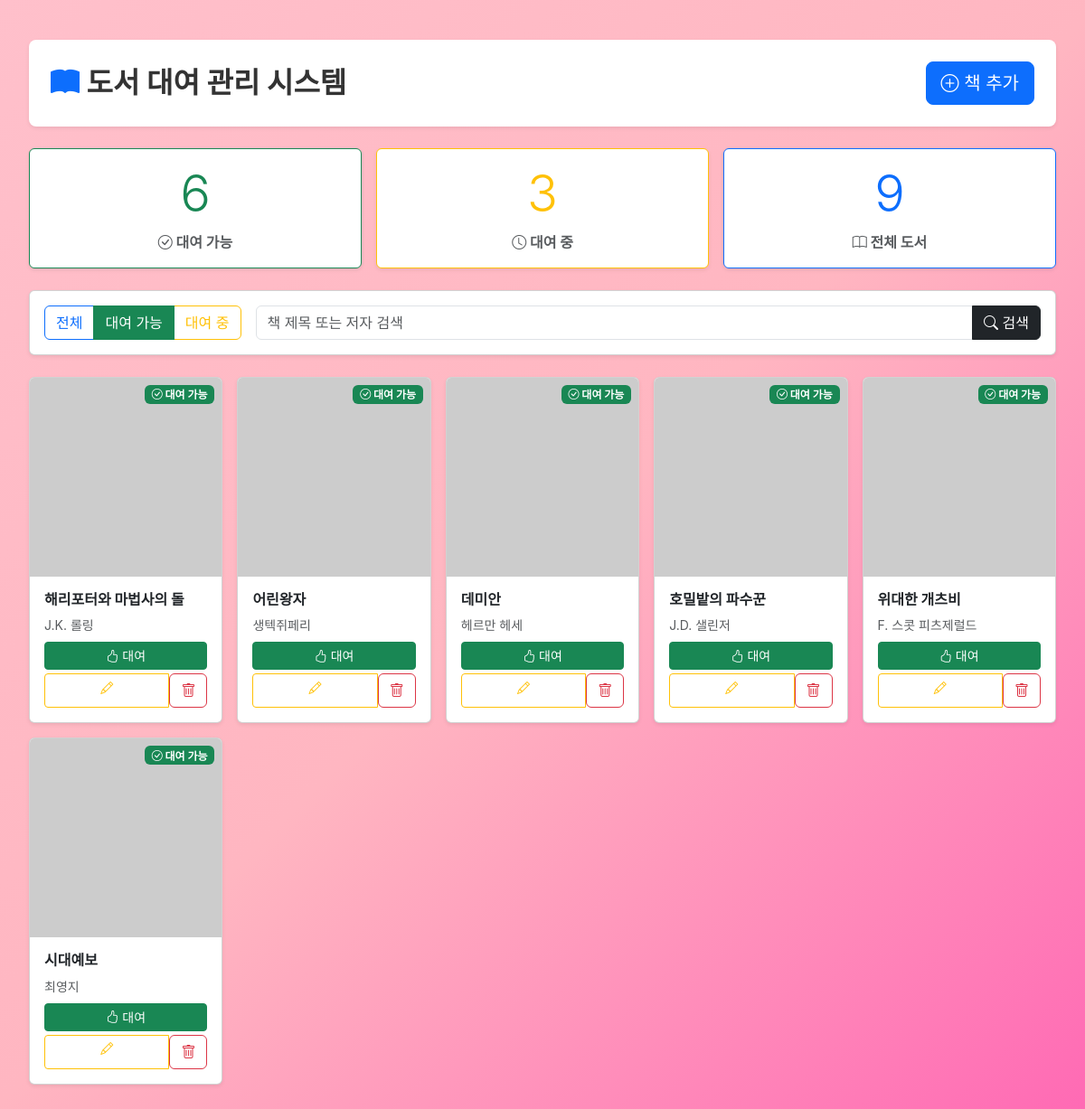
The app's page /?status=available with its own data.
### tables this page shows
CREATE TABLE books (
            id INTEGER PRIMARY KEY AUTOINCREMENT,
            title TEXT NOT NULL,
            author TEXT NOT NULL,
            image_url TEXT,
            borrower TEXT,
            borrow_date TEXT,
            return_date TEXT,
            status TEXT DEFAULT 'available'
        );

### library_app.py (the view)
@app.route('/')
def index():
    conn = sqlite3.connect('library.db')
    conn.row_factory = sqlite3.Row
    c = conn.cursor()
    status_filter = request.args.get('status', 'all')
    search = request.args.get('search', '')
    if status_filter == 'all':
        if search:
            c.execute('SELECT * FROM books WHERE title LIKE ? OR author LIKE ? ORDER BY id',
                     (f'%{search}%', f'%{search}%'))
        else:
            c.execute('SELECT * FROM books ORDER BY id')
    else:
        if search:
            c.execute('SELECT * FROM books WHERE status = ? AND (title LIKE ? OR author LIKE ?) ORDER BY id',
                     (status_filter, f'%{search}%', f'%{search}%'))
        else:
            c.execute('SELECT * FROM books WHERE status = ? ORDER BY id', (status_filter,))
    books = [dict(row) for row in c.fetchall()]
    c.execute('SELECT COUNT(*) FROM books WHERE status = "available"')
    available_count = c.fetchone()[0]
    c.execute('SELECT COUNT(*) FROM books WHERE status = "borrowed"')
    borrowed_count = c.fetchone()[0]
    conn.close()
    return render_template('library_index.html',
                         books=books,
                         status_filter=status_filter,
                         search=search,
                         available_count=available_count,
                         borrowed_count=borrowed_count)

### templates/library_index.html (shortened to what this page needs)
<!DOCTYPE html>
<html lang="ko">
<head>
    <link href="https://cdn.jsdelivr.net/npm/bootstrap@5.3.0/dist/css/bootstrap.min.css" rel="stylesheet">
    <link rel="stylesheet" href="https://cdn.jsdelivr.net/npm/bootstrap-icons@1.11.0/font/bootstrap-icons.css">
    <link rel="stylesheet" href="{{ url_for('static', filename='library.css') }}">
</head>
<body>
    <div class="container py-4">
        <header class="library-header bg-white rounded-3 shadow-sm p-4 mb-4 d-flex justify-content-between align-items-center">
            <h1 class="mb-0"><i class="bi bi-book-fill text-primary"></i> 도서 대여 관리 시스템</h1>
            <a href="/add" class="btn btn-primary btn-lg"><i class="bi bi-plus-circle"></i> 책 추가</a>
        </header>
        <div class="row g-3 mb-4">
            <div class="col-md-4">
                <div class="card border-success shadow-sm">
                    <div class="card-body text-center">
                        <h2 class="display-4 text-success mb-2">{{ available_count }}</h2>
                        <p class="card-text text-muted fw-bold"><i class="bi bi-check-circle"></i> 대여 가능</p>
                    </div>
                </div>
            </div>
            <div class="col-md-4">
                <div class="card border-warning shadow-sm">
                    <div class="card-body text-center">
                        <h2 class="display-4 text-warning mb-2">{{ borrowed_count }}</h2>
                        <p class="card-text text-muted fw-bold"><i class="bi bi-clock"></i> 대여 중</p>
                    </div>
                </div>
            </div>
            <div class="col-md-4">
                <div class="card border-primary shadow-sm">
                    <div class="card-body text-center">
                        <h2 class="display-4 text-primary mb-2">{{ available_count + borrowed_count }}</h2>
                        <p class="card-text text-muted fw-bold"><i class="bi bi-book"></i> 전체 도서</p>
                    </div>
                </div>
            </div>
        </div>
        <div class="card shadow-sm mb-4">
            <div class="card-body">
                <form action="/" method="get" class="row g-3 align-items-center">
                    <div class="col-auto">
                        <div class="btn-group" role="group">
                            <a href="/?status=all" class="btn btn-outline-primary {% if status_filter == 'all' %}active{% endif %}">전체</a>
                            <a href="/?status=available" class="btn btn-outline-success {% if status_filter == 'available' %}active{% endif %}">대여 가능</a>
                            <a href="/?status=borrowed" class="btn btn-outline-warning {% if status_filter == 'borrowed' %}active{% endif %}">대여 중</a>
                        </div>
                    </div>
                    <div class="col">
                        <div class="input-group">
                            <input type="text" name="search" class="form-control" placeholder="책 제목 또는 저자 검색" value="{{ search }}">
                            <button type="submit" class="btn btn-dark"><i class="bi bi-search"></i> 검색</button>
                        </div>
                    </div>
                </form>
            </div>
        </div>
        <div class="row row-cols-1 row-cols-sm-2 row-cols-md-3 row-cols-lg-4 row-cols-xl-5 g-3">
            {% for book in books %}
            <div class="col">
                <div class="card h-100 shadow-sm {% if book.status == 'borrowed' %}opacity-75{% endif %}">
                    <div class="position-relative">
                        <img src="{{ book.image_url }}" class="card-img-top" alt="{{ book.title }}" style="height: 220px; object-fit: cover;" onerror="this.src='https://via.placeholder.com/200x280?text=No+Image'">
                        <span class="position-absolute top-0 end-0 m-2 badge {% if book.status == 'available' %}bg-success{% else %}bg-warning{% endif %}">
                            {% if book.status == 'available' %}
                            <i class="bi bi-check-circle"></i> 대여 가능
                            {% else %}
                            <i class="bi bi-clock"></i> 대여 중
                            {% endif %}
                        </span>
                    </div>
                    <div class="card-body">
                        <h6 class="card-title fw-bold text-truncate" title="{{ book.title }}">{{ book.title }}</h6>
                        <p class="card-text text-muted small mb-2">{{ book.author }}</p>
                        <div class="d-grid gap-1">
                            {% if book.status == 'available' %}
                            <button onclick="showBorrowModal({{ book.id }}, '{{ book.title }}')" class="btn btn-success btn-sm">
                                <i class="bi bi-hand-thumbs-up"></i> 대여
                            </button>
                            {% else %}
                            <form action="/return/{{ book.id }}" method="post">
                                <button type="submit" class="btn btn-primary btn-sm w-100">
                                    <i class="bi bi-arrow-return-left"></i> 반납
                                </button>
                            </form>
                            {% endif %}
                            <div class="btn-group btn-group-sm">
                                <a href="/edit/{{ book.id }}" class="btn btn-outline-warning">
                                    <i class="bi bi-pencil"></i>
                                </a>
                                <form action="/delete/{{ book.id }}" method="post" class="d-inline" onsubmit="return confirm('정말 삭제하시겠습니까?');">
                                    <button type="submit" class="btn btn-outline-danger">
                                        <i class="bi bi-trash"></i>
                                    </button>
                                </form>
                            </div>
                        </div>
                    </div>
                </div>
            </div>
            {% endfor %}
        </div>
    </div>
</body>
</html>

### static/library.css (style rules this page uses)
* { margin: 0; padding: 0; box-sizing: border-box; }
body { font-family: -apple-system, BlinkMacSystemFont, 'Segoe UI', 'Malgun Gothic', sans-serif; background: linear-gradient(135deg, #ffc0cb 0%, #ffb6c1 50%, #ff69b4 100%); min-height: 100vh; padding: 20px; }
.container { max-width: 1400px; margin: 0 auto; }
.library-header { display: flex; justify-content: space-between; align-items: center; background: white; padding: 30px; border-radius: 12px; box-shadow: 0 4px 6px rgba(0, 0, 0, 0.1); margin-bottom: 30px; }
.library-header h1 { font-size: 32px; color: #333; font-weight: 700; }

### records on screen
books: status "available" (drawn), title "해리포터와 마법사의 돌", author "J.K. 롤링"
books: status "available" (drawn), title "어린왕자", author "생텍쥐페리"
books: status "available" (drawn), title "데미안", author "헤르만 헤세"
books: status "available" (drawn), title "호밀밭의 파수꾼", author "J.D. 샐린저"
books: status "available" (drawn), title "위대한 개츠비", author "F. 스콧 피츠제럴드"
books: status "available" (drawn), title "시대예보", author "최영지"

### other values on screen
{{ available_count }} "6"
{{ borrowed_count }} "3"
{{ available_count + borrowed_count }} "9"
